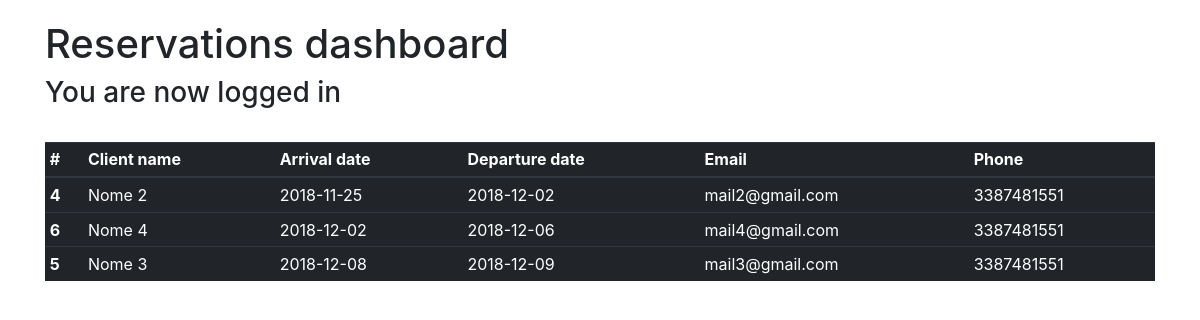
/dashboard.php (signed in), run on the app's committed database.
### tables this page shows
CREATE TABLE IF NOT EXISTS `prenotazioni` (
  `id` int(255) NOT NULL AUTO_INCREMENT,
  `cliente` varchar(100) NOT NULL,
  `arrivo` varchar(50) NOT NULL,
  `partenza` varchar(50) NOT NULL,
  `mail` varchar(50) NOT NULL,
  `phone` varchar(15) NOT NULL,
  PRIMARY KEY (`id`)
);

### dashboard.php (the view, shortened to what this page needs)
<?php
	include('functions.php');
?>
<!DOCTYPE html>
<html>
<head>
    <link rel="stylesheet" href="https://stackpath.bootstrapcdn.com/bootstrap/4.1.3/css/bootstrap.min.css">
	<link rel="stylesheet" href="style.css">
</head>
<body>
<div class="container">
	<h1 class="mid-padding">Reservations dashboard</h1>
		<?php if (isset($_SESSION['success'])) : ?>
			<div class="error success" >
				<h3>
					<?php
						echo $_SESSION['success'];
					?>
				</h3>
				<br>
			</div>
		<?php endif ?>
	<table class="table table-sm table-dark">
  <thead>
    <tr>
      <th scope="col">#</th>
      <th scope="col">Client name</th>
      <th scope="col">Arrival date</th>
      <th scope="col">Departure date</th>
      <th scope="col">Email</th>
      <th scope="col">Phone</th>
    </tr>
  </thead>
  <tbody><?php
	$resquery = "SELECT id, cliente, arrivo, partenza, mail, phone FROM prenotazioni WHERE partenza > CURDATE() ORDER BY arrivo ASC";
	$resresults = mysqli_query($db, $resquery);
	if (mysqli_num_rows($resresults) > 0) {
    while($row = mysqli_fetch_assoc($resresults)) {
        echo "
      <tr>
	  <th scope='row'>" . $row["id"] . "</th>
      <td>" . $row["cliente"] . "</td>
      <td>" . $row["arrivo"] . "</td>
      <td>" . $row["partenza"] . "</td>
      <td>" . $row["mail"] . "</td>
      <td>" . $row["phone"] . "</td>
	  </tr>"; }
	} else {
    echo "No reservations at the moment!";} ?>
  </tbody>
</table>
</div>
</body>
</html>

### style.css (style rules this page uses)
.mid-padding { padding-top: 20px; }

### data on the page
prenotazioni: id "4", cliente "Nome 2", arrivo "2018-11-25", partenza "2018-12-02", mail "mail2@gmail.com", phone "3387481551"
prenotazioni: id "6", cliente "Nome 4", arrivo "2018-12-02", partenza "2018-12-06", mail "mail4@gmail.com", phone "3387481551"
prenotazioni: id "5", cliente "Nome 3", arrivo "2018-12-08", partenza "2018-12-09", mail "mail3@gmail.com", phone "3387481551"

### other printed values
$_SESSION['success'] "You are now logged in"
